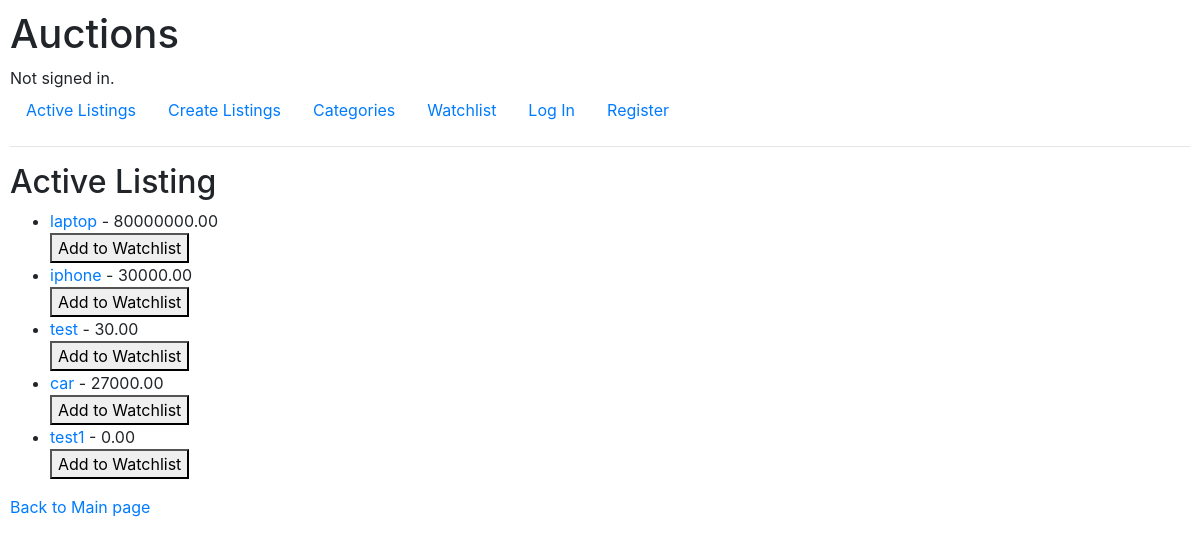
/active_listing/, run on an earlier commit of the app's database.
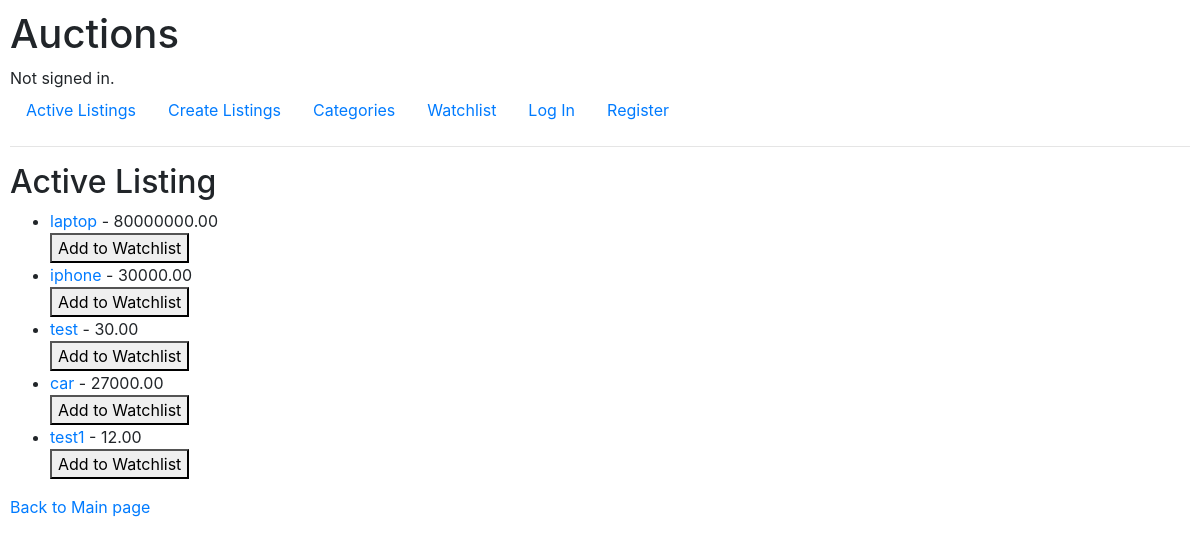
And on a later commit of the database.
### auctions/models.py (models this page shows)
class Listing(models.Model):
    title = models.CharField(max_length=64, unique= True)
    text_description = models.CharField(max_length=255)
    price = models.FloatField()
    inActive = models.BooleanField(default=True)
    owner = models.ForeignKey(User, on_delete=models.CASCADE, blank=True, null=True, related_name="user")
    category = models.ForeignKey(Category, on_delete=models.CASCADE, blank=True,null=True, related_name="category")
    image_url = models.URLField(blank=True, null=True)
    starting_bid = models.DecimalField(max_digits=10, decimal_places=2, default=0.0)
    current_highest_bid = models.DecimalField(max_digits=10, decimal_places=2, default=0)
    current_highest_bidder = models.ForeignKey(User, on_delete=models.SET_NULL, null=True, blank=True)
    watchlist_users = models.ManyToManyField(User,related_name='watchlist_listings', blank=True)

### auctions/views.py (the view)
# urls.py: path('active_listing/', views.active_listing, name='active_listing'),
def active_listing(request):
    listings = Listing.objects.all()
    return render(request, "auctions/active_listing.html", {'listings': listings})

### auctions/templates/auctions/active_listing.html (shortened to what this page needs)
{% extends "auctions/layout.html" %}
{% block body %}
    <h2>Active Listing</h2>
    <ul>
        {% for listing in listings %}
            <li>
                <a href="{% url 'listing_detail' listing.id %}">{{ listing.title }}</a> - {{listing.current_highest_bid}}
                <form method="POST" action="{% url 'add_to_watchlist' listing.id %}">
                    <button type="submit">Add to Watchlist</button>
                </form>
            </li>
        {% empty %}
            <li>No Listings available.</li>
        {% endfor %}
    </ul>
    <a href="{% url 'active_listing' %}">Back to Main page</a>
{% endblock %}

What changed in the data, as far as the page shows it:
changed Listing "test1": current_highest_bid "0.00" → "12.00"
